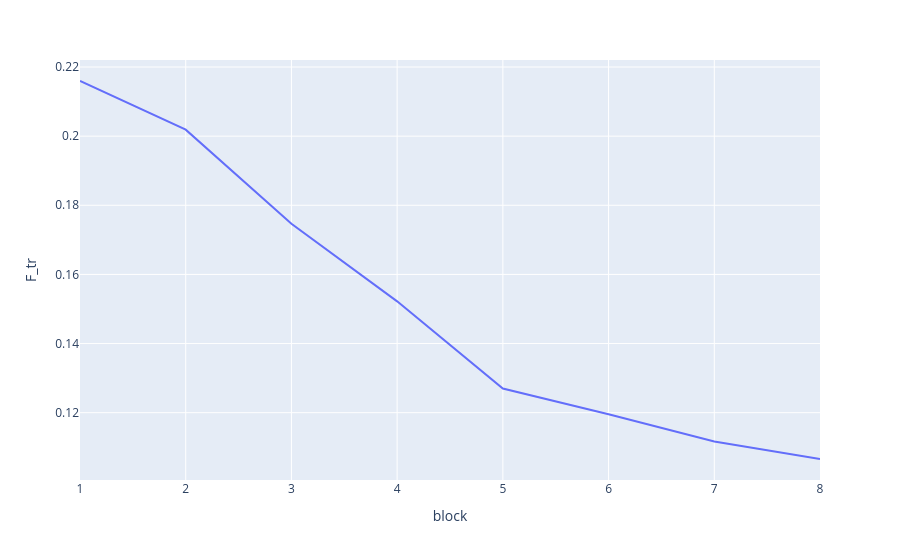

The code cell stored with this chart in its notebook:
### Code cell
import plotly.express as px

if bttda.extra_train_info:
    fig = px.line(df, x='block', y='F_tr')
    fig.show()

### Figure 1 — Plotly figure (JSON) as saved in the notebook; plotly's stock layout.template omitted (floating-point values rounded to 4 significant figures)
{"data": [{"hovertemplate": "block=%{x}<br>F_tr=%{y}<extra></extra>", "legendgroup": "", "line": {"color": "#636efa", "dash": "solid"}, "marker": {"symbol": "circle"}, "mode": "lines", "name": "", "orientation": "v", "showlegend": false, "type": "scatter", "x": [1, 2, 3, 4, 5, 6, 7, 8], "xaxis": "x", "y": [0.216, 0.2019, 0.1746, 0.1522, 0.127, 0.1196, 0.1116, 0.1066], "yaxis": "y"}], "layout": {"legend": {"tracegroupgap": 0}, "margin": {"t": 60}, "xaxis": {"anchor": "y", "domain": [0, 1], "title": {"text": "block"}}, "yaxis": {"anchor": "x", "domain": [0, 1], "title": {"text": "F_tr"}}}}
